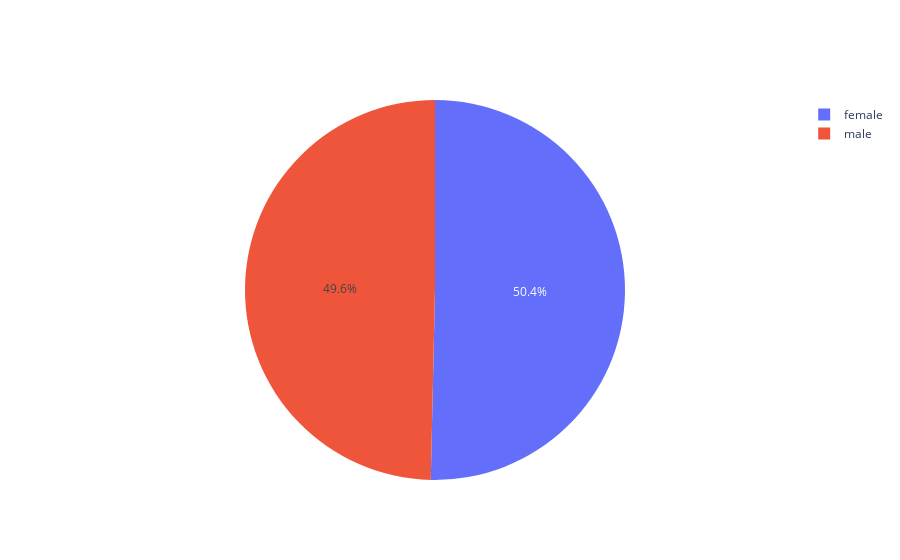

Source (notebook cell):
### Code cell
#pie chart showing gender
fig = go.Figure(data=[go.Pie(labels=gender.index,values=gender.values,hoverinfo='label+percent')])
fig.show()

### Figure 1 — Plotly figure (JSON) as saved in the notebook; plotly's stock layout.template omitted (floating-point values rounded to 4 significant figures)
{"data": [{"hoverinfo": "label+percent", "labels": ["female", "male"], "type": "pie", "values": [7553, 7447]}], "layout": {}}
